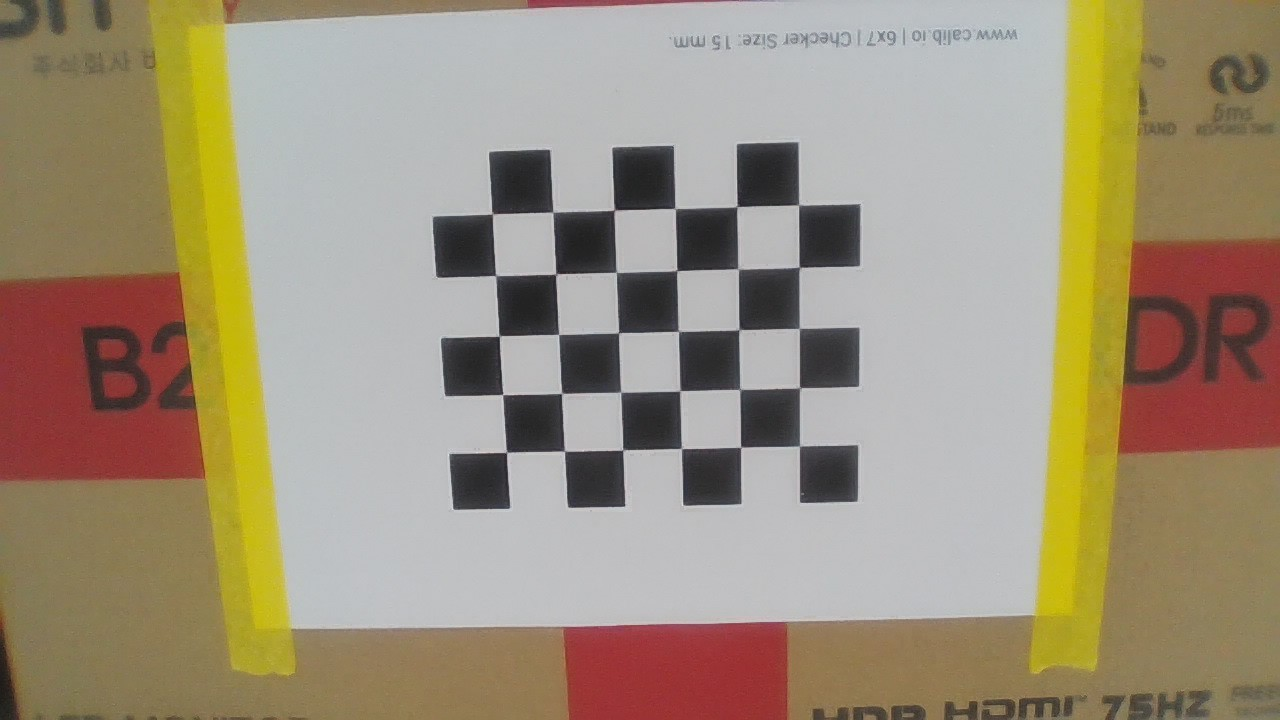
#> input picture lhj_agv/scripts/aruco/image/WIN_20241017_14_51_11_Pro.jpg, 1280 x 720 px; its folder holds only this picture in this run
$ python aruco_1_2.py
#> lines starting #> are read from the running program, lines starting #| are printed output that depends on the picture; after the words box and inside, x2 and y2 are one past the last pixel; in counts of white or black regions, pixels touching at a corner belong together; long printed decimals are rounded
# 해당 카메라로 실제 찍은 체커보드 이미지를 활용한 보정
import cv2
import numpy as np
import os
import glob

# 체스보드 패턴의 내부 코너 수를 설정합니다.
CHECKERBOARD = (6, 5)
criteria = (cv2.TERM_CRITERIA_EPS + cv2.TERM_CRITERIA_MAX_ITER, 30, 0.001)

# 3D 점과 2D 점을 저장할 배열을 초기화합니다.
objpoints = []  # 3D 점 (체스보드의 실제 크기 좌표)
imgpoints = []  # 2D 점 (이미지 내의 좌표)

# 체스보드의 3D 점들을 초기화합니다.
objp = np.zeros((CHECKERBOARD[0] * CHECKERBOARD[1], 3), np.float32)
objp[:, :2] = np.mgrid[0 : CHECKERBOARD[0], 0 : CHECKERBOARD[1]].T.reshape(-1, 2)
# objp *= 15  # 각 체스보드 셀의 크기가 15mm
objp *= 20  # 각 체스보드 셀의 크기가 15mm

# 체스보드 이미지들을 읽어옵니다.
image_paths = glob.glob(r"image/*.jpg")  # 이미지 파일 경로를 설정합니다.

print(f"Found {len(image_paths)} images")

for fname in image_paths:
    img = cv2.imread(fname)
#> img is the input picture: shape (720, 1280, 3); mean B, G, R 121.9, 144.9, 158.2
    if img is None:
        print(f"Failed to load image {fname}")
        continue

    gray = cv2.cvtColor(img, cv2.COLOR_BGR2GRAY)
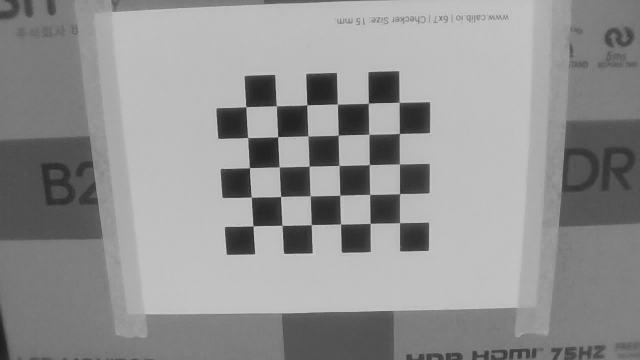
#> gray: shape (720, 1280) (shown at 1/2 size); min 25, max 226, mean 146.3

    # 이미지 대비 조정
    gray = cv2.equalizeHist(gray)
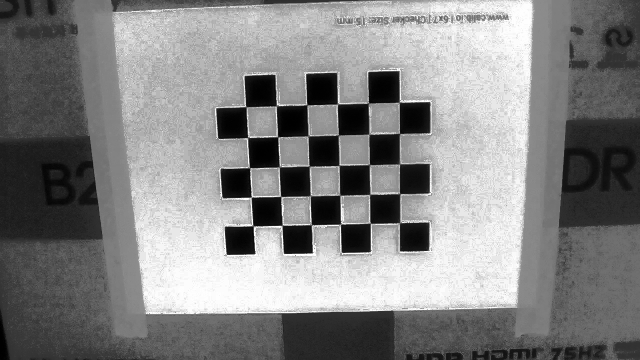
#> gray: shape (720, 1280) (shown at 1/2 size); min 0, max 255, mean 131.1

    # 체스보드 코너 찾기
    ret, corners = cv2.findChessboardCorners(gray, CHECKERBOARD, None)
#> ret = True; corners = 30 rows, first 8: [799.3, 446.1], [741.3, 446.9], [681.4, 448.8], [623.1, 450.2], [564.4, 451.5], [507, 452.5], [800.8, 388.2], [739.1, 389.8]

    if ret:
        objpoints.append(objp)
        corners2 = cv2.cornerSubPix(gray, corners, (11, 11), (-1, -1), criteria)
#> corners2 = 30 rows, first 8: [799.7, 445.8], [740.7, 446.9], [681.6, 448.5], [623.1, 450.1], [564.4, 451.2], [506.7, 452.3], [799.6, 387.9], [739.6, 389.3]
        imgpoints.append(corners2)

        img = cv2.drawChessboardCorners(img, CHECKERBOARD, corners2, ret)
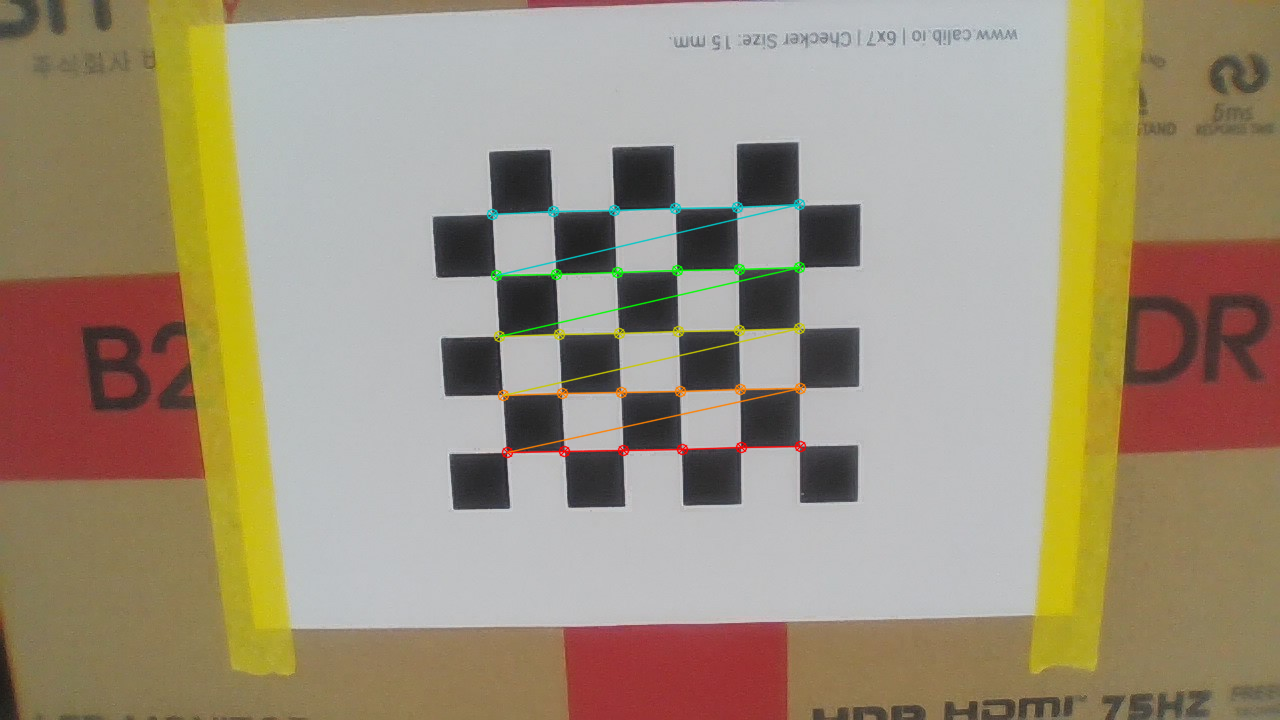
#> img: shape (720, 1280, 3); 1.14% of pixels changed, all inside (x1, y1, x2, y2) = (486, 198, 807, 459)
        cv2.imshow("img", img)
        cv2.waitKey(0)  # 사용자가 키를 누를 때까지 기다립니다.
    else:
        print(f"Chessboard corners not found in image {fname}")

cv2.destroyAllWindows()

if len(objpoints) == 0 or len(imgpoints) == 0:
    print("No chessboard corners were found in any image. Exiting.")
    exit()

# 카메라 보정을 수행합니다.
ret, camera_matrix, dist_coeffs, rvecs, tvecs = cv2.calibrateCamera(
    objpoints, imgpoints, gray.shape[::-1], None, None
)
#> ret = 0.264; camera_matrix = [[1406.3, 0, 641.4], [0, 1456.7, 337.2], [0, 0, 1]]; dist_coeffs = [[2.1, -233.1, -0.00251, 0.00303, 7133.8]]; rvecs = ([0.0497, -0.42, 3.08],); tvecs = ([53.69, 35.61, 479.3],)

# 결과를 출력합니다.
print("Camera matrix : \n", camera_matrix)
#| Camera matrix :
#|  [[1.40629021e+03 0.00000000e+00 6.41352433e+02]
#|  [0.00000000e+00 1.45668585e+03 3.37235901e+02]
#|  [0.00000000e+00 0.00000000e+00 1.00000000e+00]]
print("Distortion coefficients : \n", dist_coeffs)
#| Distortion coefficients :
#|  [[ 2.09907752e+00 -2.33100877e+02 -2.50642798e-03  3.02510755e-03
#|    7.13383722e+03]]

# 보정된 행렬과 왜곡 계수를 저장합니다.
np.save(r"image/camera_matrix.npy", camera_matrix)
np.save(r"image/dist_coeffs.npy", dist_coeffs)

$ run again, on lhj_agv/scripts/aruco/image/WIN_20241017_14_51_20_Pro.jpg
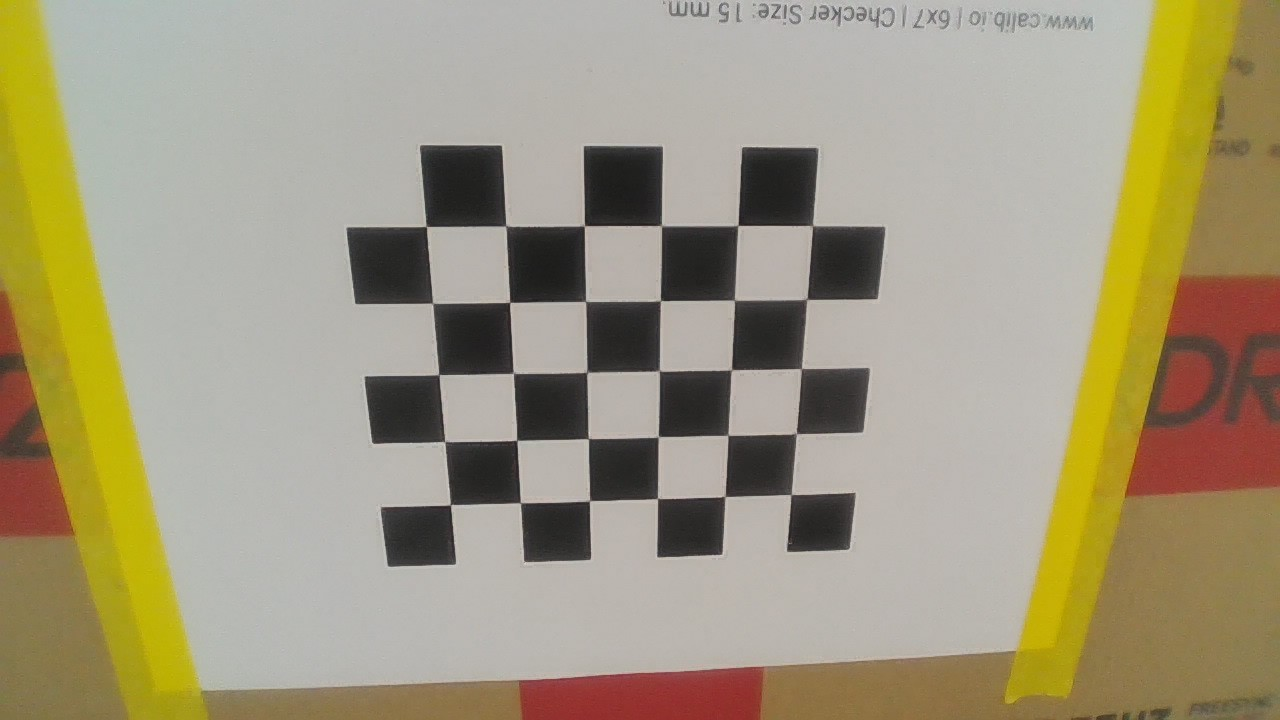
#> input picture lhj_agv/scripts/aruco/image/WIN_20241017_14_51_20_Pro.jpg, 1280 x 720 px
#> img is the input picture: shape (720, 1280, 3); mean B, G, R 124.8, 152.1, 161.3
#> `gray = cv2.equalizeHist(gray)`:
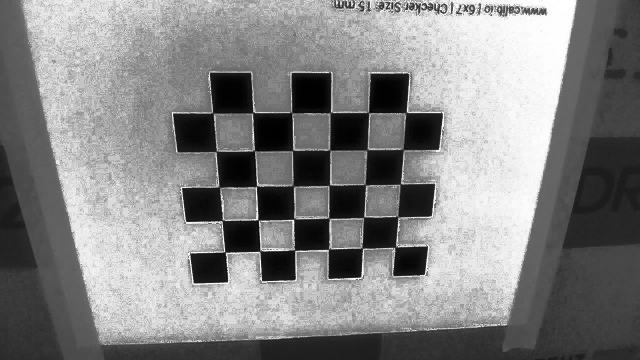
#> gray: shape (720, 1280) (shown at 1/2 size); min 0, max 255, mean 132.3
#> `ret, corners = cv2.findChessboardCorners(gray, CHECKERBOARD, None)`: ret = True; corners = 30 rows, first 8: [789.8, 495.3], [725.4, 498.3], [657.3, 498.8], [589.9, 500.6], [519.7, 503.2], [450.3, 504.2], [796.5, 433.5], [728.3, 433.8]
#> corners2 = 30 rows, first 8: [791.4, 494.7], [725.4, 496.6], [657.5, 499], [589.8, 500.6], [520.5, 502.5], [450.5, 504.9], [796.6, 434.6], [728.4, 434.9]
#> `img = cv2.drawChessboardCorners(img, CHECKERBOARD, corners2, ret)`:
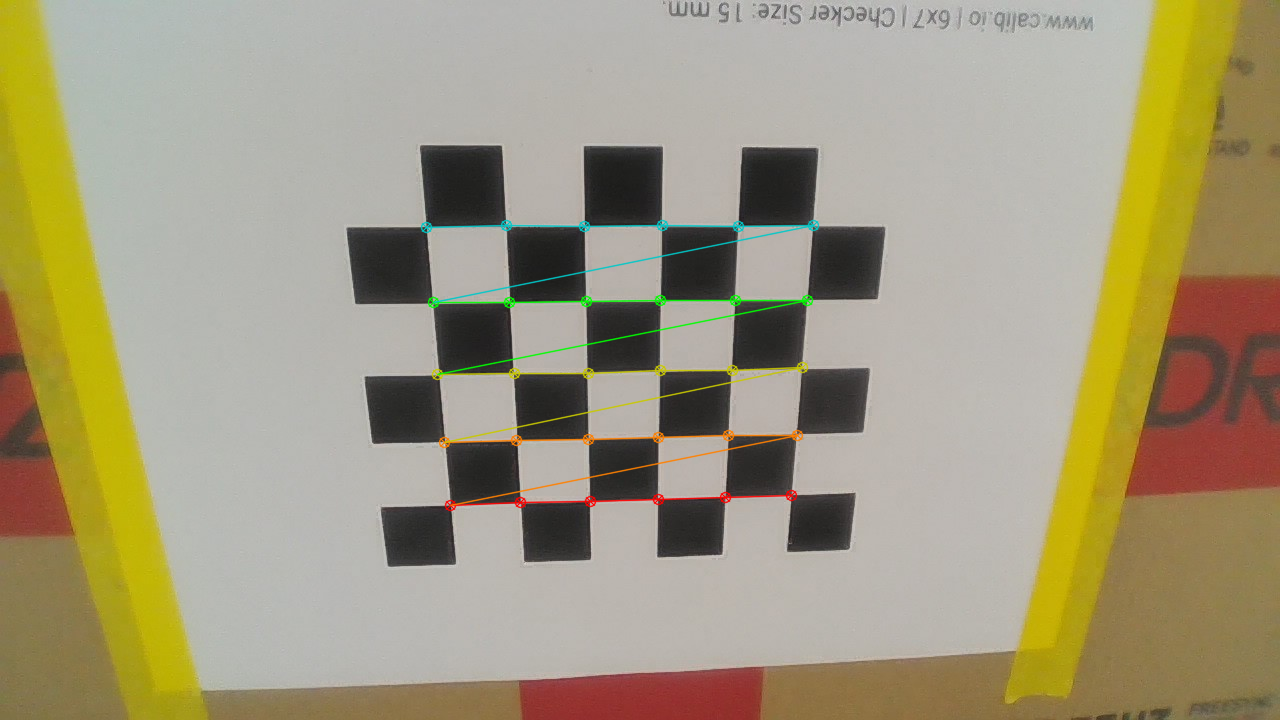
#> img: shape (720, 1280, 3); 1.33% of pixels changed, all inside (x1, y1, x2, y2) = (420, 219, 820, 512)
#> `ret, camera_matrix, dist_coeffs, rvecs, tvecs = cv2.calibrateCamera( o..`: ret = 0.66; camera_matrix = [[950.8, 0, 682.1], [0, 986, 364], [0, 0, 1]]; dist_coeffs = [[-0.401, 9.27, -0.00214, -0.00416, -65.9]]; rvecs = ([-0.146, -0.658, 3.07],); tvecs = ([32.71, 37.69, 282.1],)
#| Camera matrix :
#|  [[950.813   0.         682.105 ]
#|  [  0.         986.021 363.978]
#|  [  0.           0.           1.        ]]
#| Distortion coefficients :
#|  [[-4.01080833e-01  9.26610937e+00 -2.14455491e-03 -4.15956235e-03
#|   -6.58977642e+01]]

$ run again, on lhj_agv/scripts/aruco/image/WIN_20241017_14_51_22_Pro.jpg
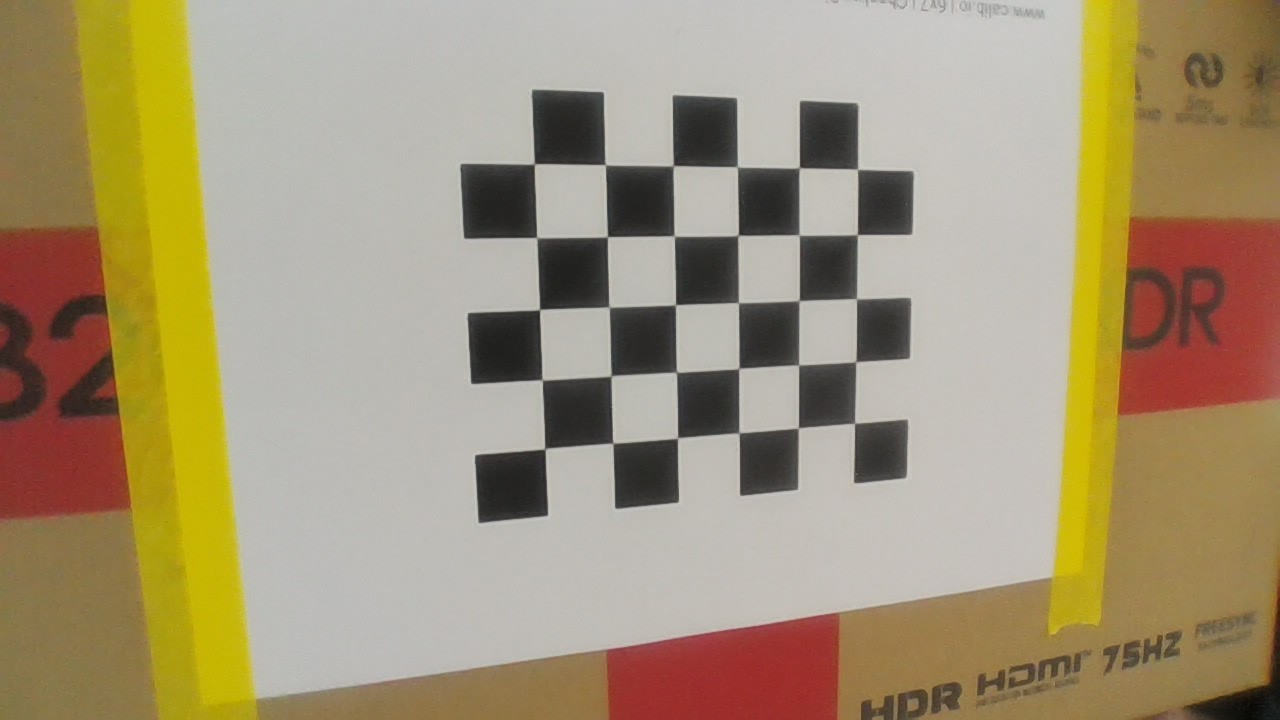
#> input picture lhj_agv/scripts/aruco/image/WIN_20241017_14_51_22_Pro.jpg, 1280 x 720 px
#> img is the input picture: shape (720, 1280, 3); mean B, G, R 117.1, 148.1, 163.5
#> `gray = cv2.equalizeHist(gray)`:
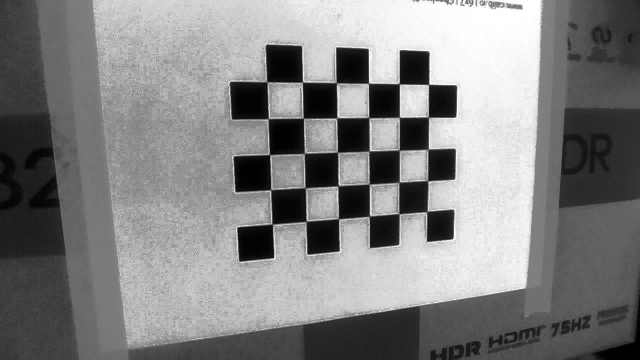
#> gray: shape (720, 1280) (shown at 1/2 size); min 0, max 255, mean 130.2
#> `ret, corners = cv2.findChessboardCorners(gray, CHECKERBOARD, None)`: ret = True; corners = 30 rows, first 8: [856.5, 422.4], [798.6, 428.3], [739, 433], [677.9, 438.3], [613.6, 442.6], [545, 449], [856.1, 362.6], [799.6, 363.7]
#> corners2 = 30 rows, first 8: [854.6, 423.1], [798.6, 428.1], [739.2, 432.7], [677.8, 438.4], [613, 442.7], [545, 448.8], [855.7, 362.3], [799.2, 364.4]
#> `img = cv2.drawChessboardCorners(img, CHECKERBOARD, corners2, ret)`:
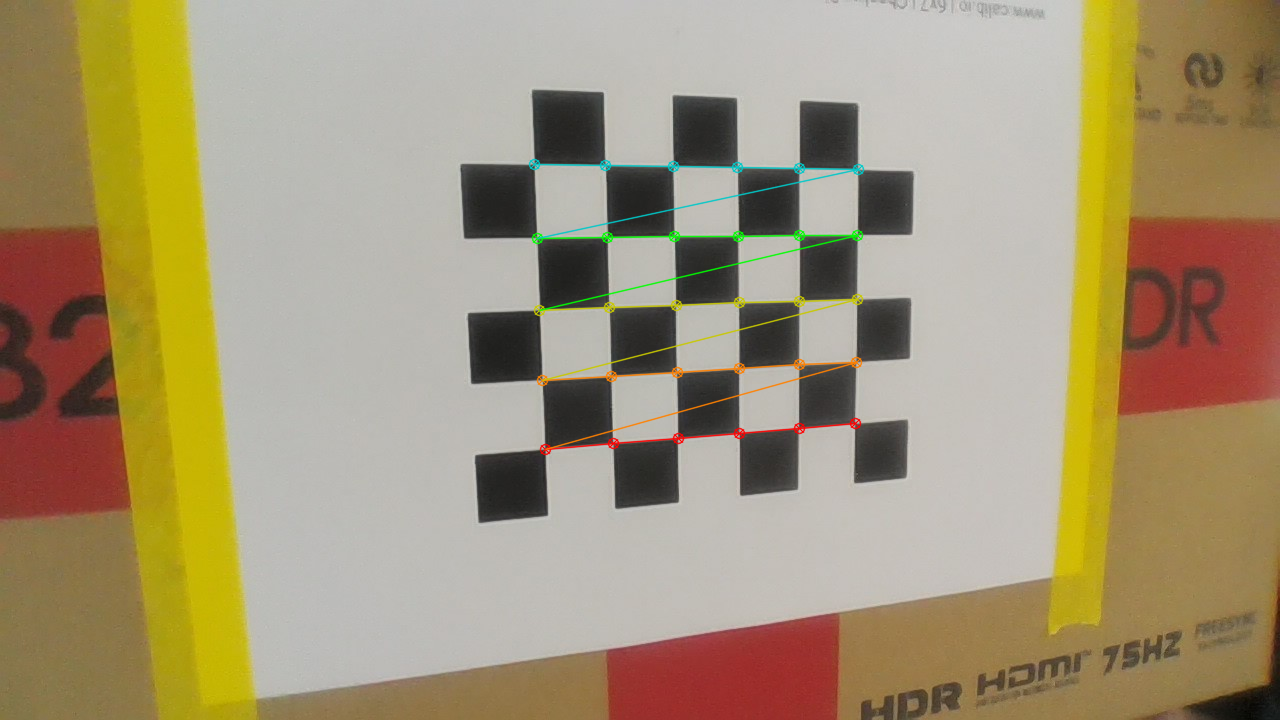
#> img: shape (720, 1280, 3); 1.2% of pixels changed, all inside (x1, y1, x2, y2) = (528, 158, 865, 456)
#> `ret, camera_matrix, dist_coeffs, rvecs, tvecs = cv2.calibrateCamera( o..`: ret = 0.309; camera_matrix = [[826.6, 0, 737], [0, 857.1, 345.4], [0, 0, 1]]; dist_coeffs = [[-0.292, 4.39, 0.00145, -0.0105, -21.99]]; rvecs = ([-0.439, -0.218, 3.08],); tvecs = ([39.19, 24.94, 272.5],)
#| Camera matrix :
#|  [[826.588   0.         737.046]
#|  [  0.         857.078 345.401]
#|  [  0.           0.           1.        ]]
#| Distortion coefficients :
#|  [[-2.91633428e-01  4.39146653e+00  1.45206866e-03 -1.05497944e-02
#|   -2.19904299e+01]]
